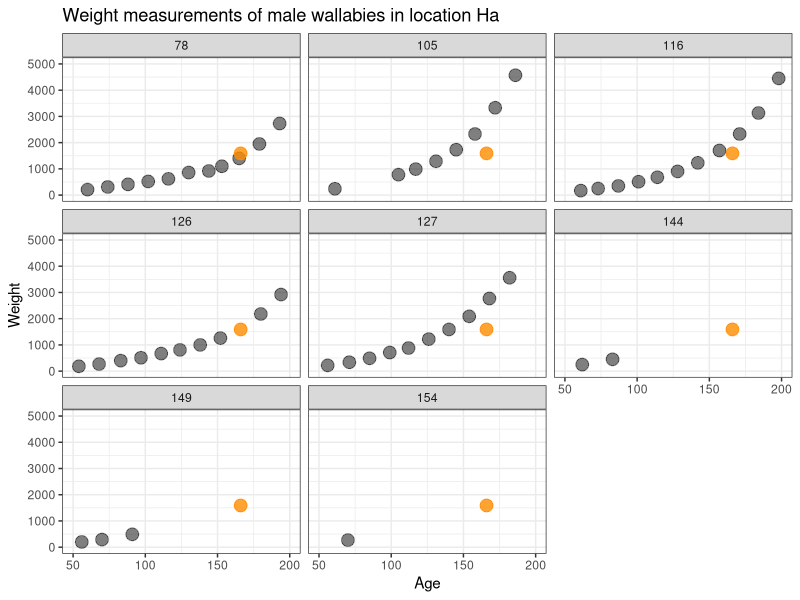
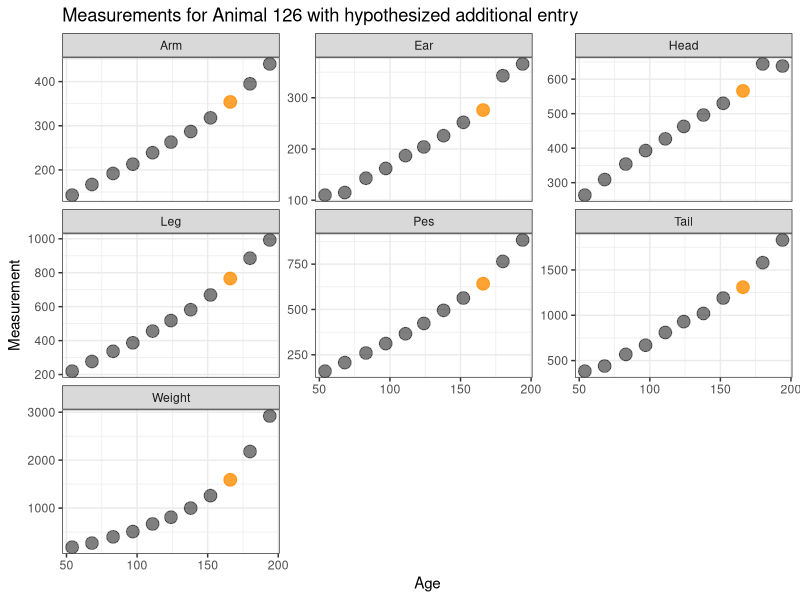

The R source for these figures, in order:
## ---- chunk 1
library(tidyverse)
## ---- chunk 2
wallaby <- read.csv("../data/wallaby.csv") 
head(wallaby) %>% knitr::kable(caption="First few lines of the wallaby data.")
## ---- chunk 3
wallaby %>% 
  count(Anim, sort = TRUE) %>% head() %>% knitr::kable(caption="Anim by itself is not uniquely identifying rows in the data.")
## ---- chunk 4
wallaby %>% 
  count(Anim, Age, sort = TRUE) %>% head() %>% knitr::kable(caption="All combinations of animal ID and an animal's age only refer to one set of measurements.")
## ---- chunk 5
wallaby2 <- wallaby %>% 
  nest(.by = c("Anim", "Sex", "Loca"), .key="measurements") 
wallaby2 %>% head() 
## ---- chunk 6
wallaby2 %>% count(Anim, sort=TRUE) %>% head() %>%
  knitr::kable(caption="We see in the frequency breakdown of `Anim`, that the animal ID for 125 is used twice, i.e. 125 seems to describe two different animals. This would indicate that animal numbers do not refer to an individual animal as the data description suggests.")
## ---- chunk 7
wallaby %>% filter(Anim == 125) %>% head() %>% knitr::kable(caption="Based on the listing for the values of animal 125, the very first entry does not fit in well with the other values.")
## ---- chunk 8
#| label: fig-wallaby125
#| fig-cap: Scatterplots of Weight by Age, facetted by animal number. Only male specimen in location Ha are considered. The orange point shows the measurements of the entry wrongly assigned to animal 125 (which is female and lives in a different location).
wallaby %>% filter(Loca == "Ha", Anim!=125, Sex == 1, !is.na(Weight)) %>% mutate(Anim=factor(Anim)) %>%  ggplot(aes(x = Age, y = Weight)) + geom_point(size = 4, alpha = 0.5) + facet_wrap(~Anim) + geom_point(data = filter(wallaby, Anim==125, Sex==1) %>% select(-Anim), colour = "darkorange", size = 4, alpha = 0.8) + xlim(c(50,200)) + theme_bw() + ylim(c(0,5000)) + 
  ggtitle("Weight measurements of male wallabies in location Ha")
## ---- chunk 9
#| label: fig-wallaby126
#| fig-cap: Growth curves of animal 126 for all the measurements taken between days 50 and 200. In orange, the additional entry for animal 125 is shown. The values are consistent with animal 126's growth.
wallaby_long <- wallaby %>% pivot_longer(c("Weight", "Head":"Tail"), values_to = "Measurement", names_to="Trait") %>% filter(Trait!="Leng")
wallaby_long %>% 
  filter(Anim==126, between(Age, 50, 200)) %>% 
  ggplot(aes(x = Age, y = Measurement)) + 
  geom_point(size = 4, alpha = 0.5) + 
  facet_wrap(~Trait, scales="free_y") +
  geom_point(data = wallaby_long %>%
               filter(Anim==125, Sex==1) %>% 
                 select(-Anim), 
             colour = "darkorange", size = 4, alpha = 0.8)  +
  theme_bw() +
  ggtitle("Measurements for Animal 126 with hypothesized additional entry")
## ---- chunk 10
# Cleaning Step 1
wallaby_cleaner <- wallaby %>% 
  mutate(
    Anim = ifelse(Anim==125 & Sex==1, 126, Anim)
  )
## ---- chunk 11
wallaby2 %>% group_by(Anim) 
## ---- chunk 12
wallaby_demographics <- wallaby_cleaner %>% select(Anim, Sex, Loca) %>%
  count(Anim, Sex, Loca) 
# Don't need the total number
## ---- chunk 13
wallaby_demographics %>% count(Anim, sort=TRUE) %>% head()
## ---- chunk 14
wallaby_measurements <- wallaby_cleaner %>% select(-Sex, -Loca) 
wallaby_measurements %>%
  head()
## ---- chunk 15
wallaby_sex <- wallaby_demographics %>% select(Anim, Sex)
wallaby_Location <- wallaby_demographics %>% select(Anim, Loca)
## ---- chunk 16
wallaby_measurements_long <- wallaby_measurements %>% 
  pivot_longer(cols = 'Leng':'Weight', names_to="Traits", values_to="Measurements", 
               values_drop_na = TRUE)

dim(wallaby_measurements_long)
head(wallaby_measurements_long)
